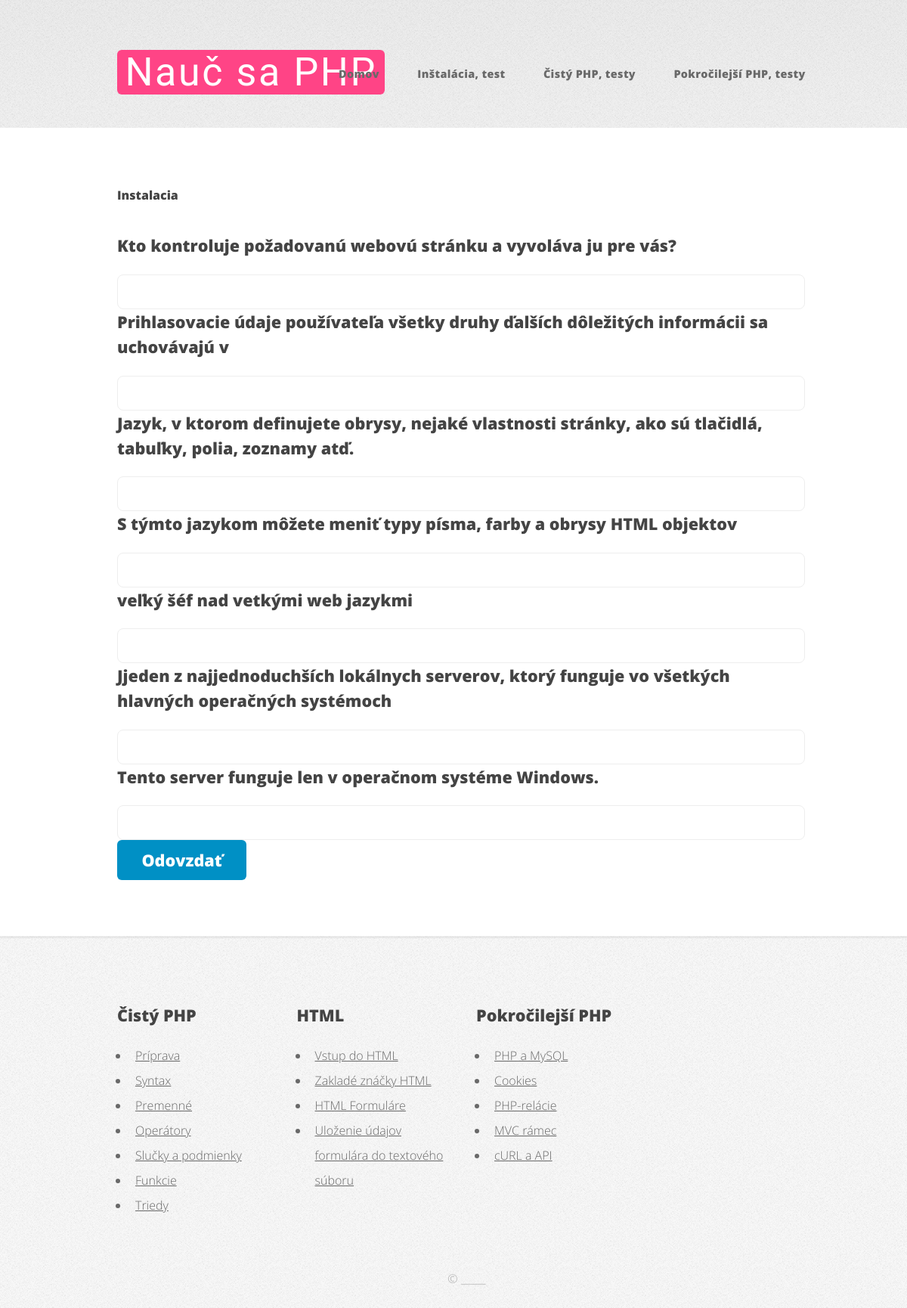
/TestCheck/startTest/instalacia, run on an earlier commit of the app's database.
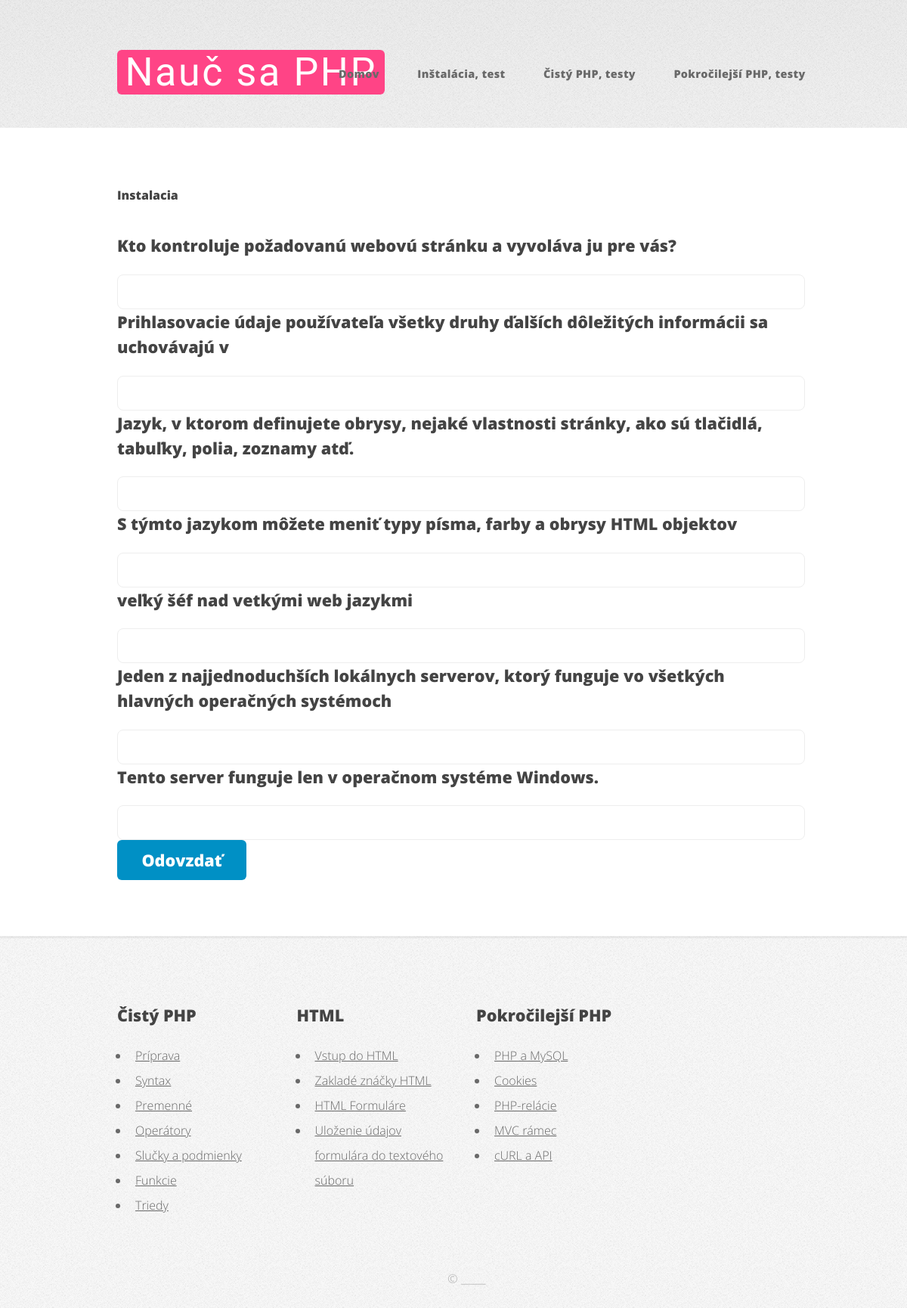
And on a later commit of the database.
### tables this page shows
CREATE TABLE solutions (
    question_id INt(8) PRIMARY KEY AUTO_INCREMENT,
    test_name  varchar(50) REFERENCES tests.test_name,
    question varchar(800),
    solution varchar(200)
);

### app/controllers/TestCheck.php (called while the page is built, shortened)
<?php
class TestCheck extends Controller{
    public function startTest($test_name) {
      $test = $this->model("Test");
      $test->setName($test_name);
      $contents = $test->getContents();
      $this->view("home/test", $contents);
     }
}

### app/core/App.php (called while the page is built, shortened)
<?php
    class App {
        protected $method = 'index';
        public function __construct (){
            $url = $this->parseUrl();
            if (file_exists('app/controllers/'. $url[0]. '.php' )) {
                unset($url[0]);
            }
            $this->controller = new $this->controller;
            if (isset($url[1]) and $this->method == 'index'){
                if (method_exists($this->controller, $url[1])){
                    $this->method = $url[1];
                    unset($url[1]);
                }
            }
            $this->params = $url ? array_values($url) : [];
            call_user_func_array([$this->controller, $this->method], $this->params);
        }
        public function parseUrl() {
            if (isset($_GET['url'])) {
                $url = explode('/', filter_var(rtrim($_GET['url'], '/'), FILTER_SANITIZE_URL));
                return $url;
            }
        }
    }

### index.php (called while the page is built, shortened)
<?php
    $app = new App;
?>

### app/dbConnection.php (called while the page is built, shortened)
<?php
function OpenCon()
 {
    $dbhost = "bcprojectdb.cwjbtpfbti4h.eu-central-1.rds.amazonaws.com";
    $dbuser = "tania_admin";
    $dbpass = "TeGrRo00";
    $db = "BCproject";
    $port = 3306;
    $conn = new mysqli($dbhost, $dbuser, $dbpass,$db, $port) or die("Connect failed: %s\n". $conn -> error);
    return $conn;
 }

### app/core/Controller.php (called while the page is built, shortened)
<?php
    class Controller {
        public function view($view, $data = ""){
            require_once 'app/views/'. $view.'.php';
        }
    }

### app/models/Test.php (the view, shortened to what this page needs)
<?php
require_once __DIR__."/../dbConnection.php";
class Test {
    public function __construct()
    {
        $this->db = OpenCon();
    }
    public function setName($test_name){
        $this->test_name = $test_name;
    }
    public function getContents() {
        try {
            $stmt = "SELECT test_type from tests where test_name = '$this->test_name'";
            $res = $this->db->query($stmt) or die($this->db->error);
            while ($test = $res->fetch_assoc()){
                $test_type = $test["test_type"];
            }
        } catch (Exception $e){
            print "An error occured: ".$e->getMessage();
        }
        try {
            $stmt = "SELECT question_id, question, solution from solutions where test_name = '$this->test_name' order by question_id";
            $res = $this->db->query($stmt) or die($this->db->error);
        } catch (Exception $e){
            print "An error occured: ".$e->getMessage();
        }
        $output = "<h1>".ucfirst($this->test_name)."</h1><br>";
        $output.= "<form action = '../finishTest/".$this->test_name."' method = 'POST'>";
        if ($test_type == "open") {
            while ($solution = $res->fetch_assoc()) {
                $output.= "<h3>".$solution["question"]."</h3>"."<input type = 'text' name = '".$solution["question_id"]." ' >";
            }
        }
        $output.="<input type = 'submit'  value='Odovzdať'></form>";
        return $output;
    }
}

### app/views/home/test_header.php (shortened to what this page needs)
<!DOCTYPE HTML>
<html>
	<head>
		<link rel="stylesheet" href="https://stackpath.bootstrapcdn.com/bootstrap/4.3.1/css/bootstrap.min.css">
		<link rel="stylesheet" href="public/css/main.css" />
		<link rel="stylesheet" href="../public/css/main.css" />
		<link rel="stylesheet" href="../../public/css/main.css" />
	</head>
	<body class="is-preload left-sidebar">
		<div id="page-wrapper">
				<div id="header-wrapper">
					<header id="header" class="container">
							<div id="logo">
								<h1><a href="../../index">Nauč sa PHP</a></h1>
							</div>
							<nav id="nav">
								<ul>
									<li><a href="../../index">Domov</a></li>
									<li>
										<a href="#">Inštalácia, test</a>
									</li>
									<li>
										<a href="#">Čistý PHP, testy</a>
									</li>
									<li>
										<a href="#">Pokročilejší PHP, testy</a>
									</li>
								</ul>
							</nav>
					</header>
				</div>

### app/views/home/test.php (shortened to what this page needs)
<?php require_once("test_header.php");
 ?>
				<div id="main-wrapper">
					<div class="container">
						<div id="content">
								<article>
								<?php print $_SESSION["contents"];?>
								</article>
						</div>
					</div>
				</div>
<?php require_once("test_footer.php"); ?>

### app/views/home/test_footer.php (shortened to what this page needs)
<div id="footer-wrapper">
					<footer id="footer" class="container">
						<div class="row">
							<div class="col-3 col-6-medium col-12-small">
									<section class="widget links">
										<h3>Čistý PHP</h3>
										<ul>
											<li><a href="../../php_subory_terminal">Príprava</a></li>
											<li><a href="../../cisty_php1">Syntax</a></li>
											<li><a href="../../premenne">Premenné</a></li>
											<li><a href="../../operatory">Operátory</a></li>
											<li><a href="../../loops_condit">Slučky a podmienky</a></li>
											<li><a href="../../functions">Funkcie</a></li>
											<li><a href="../../classes">Triedy</a></li>
										</ul>
									</section>
							</div>
							<div class="col-3 col-6-medium col-12-small">
									<section class="widget links">
										<h3>HTML</h3>
										<ul>
											<li><a href="../../htmlintro">Vstup do HTML</a></li>
											<li><a href="../../htmltags">Zakladé znáčky HTML</a></li>
											<li><a href="../../htmlforms">HTML Formuláre</a></li>
											<li><a href="../../datatofile">Uloženie údajov formulára do textového súboru</a></li>
										</ul>
									</section>
							</div>
							<div class="col-3 col-6-medium col-12-small">
									<section class="widget links">
										<h3>Pokročilejší PHP</h3>
										<ul>
											<li><a href="../../phpwithmysql1">PHP a MySQL</a></li>
											<li><a href="../../cookies">Cookies</a></li>
											<li><a href="../../sessions">PHP-relácie</a></li>
											<li><a href="../../mvcframework">MVC rámec</a></li>
											<li><a href="../../curl">cURL a API</a></li>
										</ul>
									</section>
							</div>
						<br />
						</div>
						<div class="row">
							<div class="col-12">
								<div id="copyright">
									<ul class="menu">
										<li>&copy; _____ </a></li>
									</ul>
								</div>
							</div>
						</div>
					</footer>
				</div>
			</div>
	</body>
</html>

What changed in the data, as far as the page shows it:
changed solutions: question "Jjeden z najjednoduchších lokálnych serverov, ktorý funguje vo všetkých hlavných operačných systémoch" → "Jeden z najjednoduchších lokálnych serverov, ktorý funguje vo všetkých hlavných operačných systémoch"
